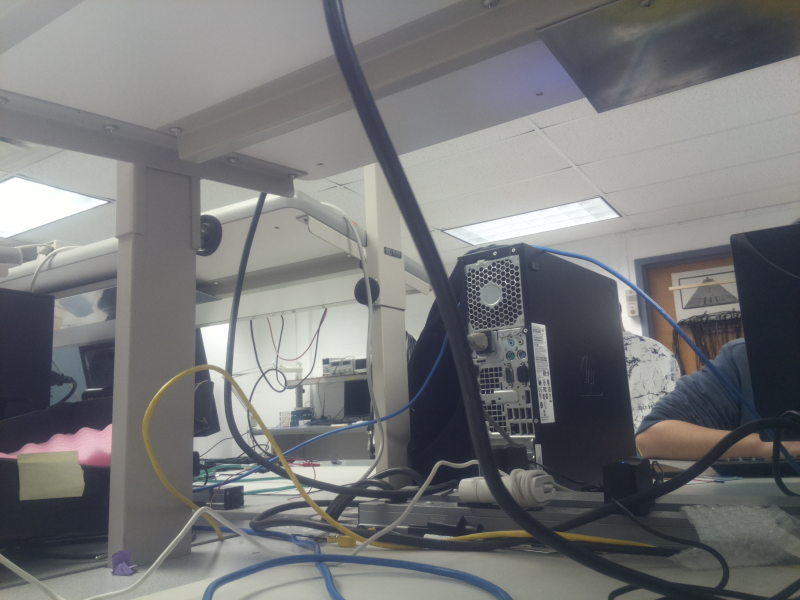
#> input picture camera/pic/image0.jpg, 1600 x 1200 px, given in place of the camera (shown at 1/2 size)
$ python recognition.py
#> lines starting #> are read from the running program, lines starting #| are printed output that depends on the picture; after the words box and inside, x2 and y2 are one past the last pixel; in counts of white or black regions, pixels touching at a corner belong together; long printed decimals are rounded
#!/usr/bin/env python
## Recognize the objects with specific color

import cv2
import time
import numpy as np
cap = cv2.VideoCapture(0)
# set red thresh
lower_red = np.array([156,100,80])
upper_red = np.array([180,255,255])

x_res = 640 #320
y_res = 480 #240
center_x = x_res/2
center_y = y_res/2
x_diff = 0
y_diff = 0

# Setting Kernel Convolution Parameters
kernelOpen=np.ones((5,5))
kernelClose=np.ones((20,20))

#time.sleep(1)
while(1):
	# get a frame and show ret,
	_, frame = cap.read()
#> frame is the input picture: shape (1200, 1600, 3); mean B, G, R 120.6, 119.6, 118.7
	# height 480; width 640; channel 3
	cv2.imshow('Capture', frame)
	# change to hsv model
	hsv = cv2.cvtColor(frame, cv2.COLOR_BGR2HSV)
#> hsv: shape (1200, 1600, 3); mean H, S, V 71.5, 27, 124.8
	# get mask
	mask = cv2.inRange(hsv, lower_red, upper_red) #lower than
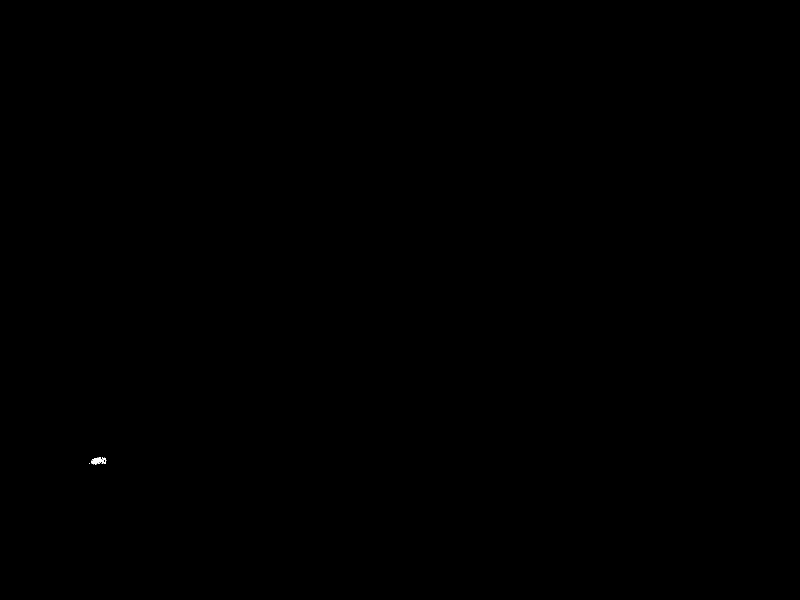
#> mask: shape (1200, 1600) (shown at 1/2 size); 0.01% white; 3 white regions (2 under 20 px), largest, box (x1, y1, x2, y2) and area: (182, 915, 213, 929) 250
	# print(mask)
	cv2.imshow('Mask', mask)

	start_time = time.time()
	maskOpen=cv2.morphologyEx(mask,cv2.MORPH_OPEN,kernelOpen)
#> maskOpen: shape (1200, 1600); 0% white; 1 white region, box (x1, y1, x2, y2) and area: (188, 916, 199, 927) 81
	maskClose=cv2.morphologyEx(maskOpen,cv2.MORPH_CLOSE,kernelClose)
#> maskClose: shape (1200, 1600); 0% white; 1 white region
	contours,h=cv2.findContours(maskClose.copy(),cv2.RETR_EXTERNAL,cv2.CHAIN_APPROX_NONE)
#> contours = 1 contour; box (x1, y1, x2, y2) and area: (189, 917, 200, 928) 66; h = [[-1, -1, -1, -1]]
	#contours,h=cv2.findContours(mask,cv2.RETR_EXTERNAL,cv2.CHAIN_APPROX_NONE)
	#contours,hierarchy = cv2.findContours(mask, 1, 2)

	area = []
	if 0 == len(contours):
		time.sleep(0.02)
	else:
		#for c in contours:
		#	area.append(cv2.contourArea(c) )
		area = [ cv2.contourArea(c) for c in contours ]
#> area = [66.5]
		#print area
		maxindex = area.index(max(area))
#> maxindex = 0
		#print maxindex
		cnt = contours[maxindex]#Get the first contour
#> cnt = contour of 37 points, box (x1, y1, x2, y2) (189, 917, 200, 928), area 66
		#print (contours[0])
		M = cv2.moments(cnt)#Calculat M of the first contour
#> M = moments, m00 66.5, centre m10/m00, m01/m00 = (193.4, 921.5)
		# print (M)
		#calcualte the center coordinate
		if M['m00'] != 0:
			cx = int(M['m10']/M['m00'])
#> cx = 193
			cy = int(M['m01']/M['m00'])
#> cy = 921
			x_diff = abs(cx - center_x)
#> x_diff = 127
			y_diff = abs(cy - center_y)
#> y_diff = 681
			print("x_bar=%f, y_bar= %f" % (cx,cy))
#| x_bar=193.000, y_bar= 921.000
			print("x_diff= %f, y_diff= %f" % (x_diff,y_diff))
#| x_diff= 127.000, y_diff= 681.000
			#area = cv2.contourArea(cnt)
			print("Area = %f" %M['m00'])
#| Area = 66.500
			cv2.circle(frame, (cx, cy), 7, (255, 255, 255), -1) #Draw center of object
#> frame: shape (1200, 1600, 3); 0.01% of pixels changed, all inside (x1, y1, x2, y2) = (186, 914, 201, 929)
			cv2.drawContours(frame,contours,-1,(255,0,0),3) #Draw contour of object
#> frame: shape (1200, 1600, 3); mean B, G, R 120.6, 119.6, 118.7
			cv2.circle(frame, (center_x, center_y), 2, (0, 0, 255), -1) #Draw center of camera
#> frame: shape (1200, 1600, 3); mean B, G, R 120.6, 119.6, 118.7
			cv2.imshow('frame',frame) #Display Frame

	cal_time = time.time() - start_time
	print("Running time = ", cal_time)
	# [4 lines of commented-out code are left out]

	if cv2.waitKey(1) & 0xFF == ord('q'):
#> (key q is pressed here)
		break

cap.release()
cv2.destroyAllWindows()
